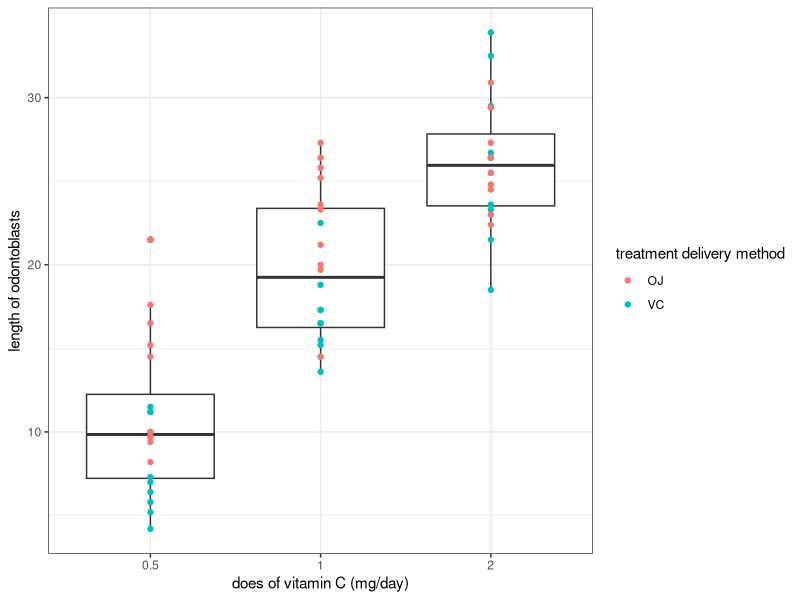

Reproduce this figure in R.
## ---- chunk 1
library(tidyverse)
## ---- chunk 2
dat <- data.frame(Titanic)
table(dat$Age) %>%  knitr::kable()
table(dat$Sex) %>%  knitr::kable()
## ---- chunk 3
survival_rate <- function(data){
  total <- sum(data$Freq)
  survived <- sum(data[data$Survived == "Yes",]$Freq)
  rate <- sum(data[data$Survived == "Yes",]$Freq)/sum(data$Freq)
  return(c(total, survived, rate))
}
## ---- chunk 4
children <- dat[dat$Age == "Child",]
adults <- dat[dat$Age == "Adult",]
survival_rate(children)
survival_rate(adults)
## ---- chunk 5
first <- dat[dat$Class == "1st",]
second <- dat[dat$Class == "2nd",]
thrid <- dat[dat$Class == "3rd",]
crew <- dat[dat$Class == "Crew",]
survival_rate(first)
survival_rate(second)
survival_rate(thrid)
survival_rate(crew)
## ---- chunk 6
dat2 <- read.table("guinea_pigs_tooth_growth.txt", header = T)
## ---- chunk 7
dat2 %>% 
  ggplot()+
  geom_boxplot(aes(x = factor(dat2$dose), y = dat2$len)) +
  geom_point(aes(x = factor(dat2$dose), y = dat2$len, color = factor(dat2$supp))) +
  xlab("does of vitamin C (mg/day)") +
  ylab("length of odontoblasts") +
  scale_color_discrete(name="treatment delivery method") +
  theme_bw()
  
